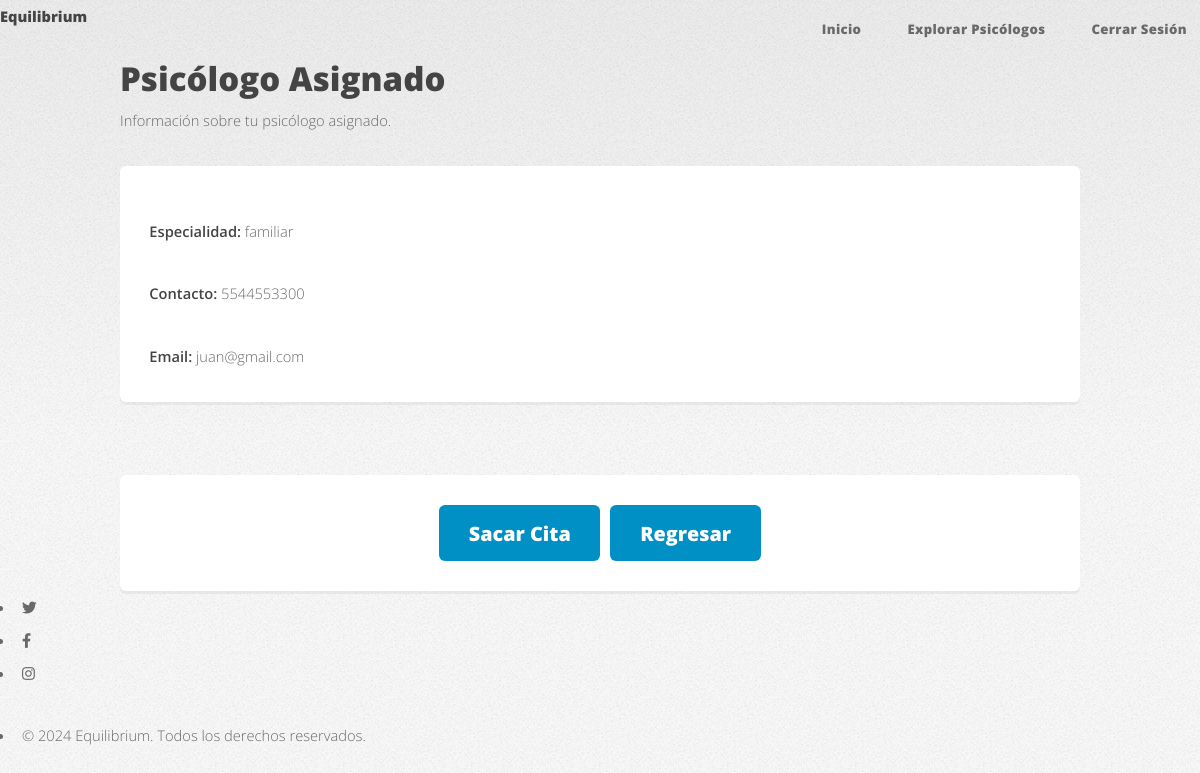
The app's page /student/view_assigned_psychologist/ (signed in) with its own data.
### main/models.py (models this page shows, shortened)
class Psychologist(models.Model):
    user = models.OneToOneField(User, on_delete=models.CASCADE, related_name='psychologist_profile')
    name = models.CharField(max_length=100)
    age = models.IntegerField()
    email = models.EmailField(unique=True)
    specialty = models.CharField(max_length=100)
    phone_number = models.CharField(max_length=15)

### main/views.py (the view)
# urls.py: path('student/view_assigned_psychologist/', views.view_assigned_psychologist, name='view_assigned_psychologist'),
@login_required
def view_assigned_psychologist(request):
    student = request.user.student_profile  # Obtener el perfil del estudiante
    psychologist = student.psychologist  # Psicólogo asignado al estudiante
    if psychologist is None:
        return render(request, 'view_assigned_psychologist.html', {
            'error': 'No tienes un psicólogo asignado actualmente.'
        })
    return render(request, 'view_assigned_psychologist.html', {
        'psychologist': psychologist
    })

### main/templates/view_assigned_psychologist.html (shortened to what this page needs)
<!DOCTYPE html>
<html lang="es">
<head>
    {% load static %}
    <link rel="stylesheet" href="{% static 'css/fontawesome-all.min.css' %}">
    <link rel="stylesheet" href="{% static 'css/main.css' %}">
</head>
<body class="is-preload">
    <div id="page-wrapper">
        <header id="header">
            <h1 id="logo"><a href="{% url 'home' %}">Equilibrium</a></h1>
            <nav id="nav">
                <ul>
                    <li><a href="{% url 'student_home' %}">Inicio</a></li>
                    <li><a href="{% url 'explore_psychologists' %}">Explorar Psicólogos</a></li>
                    <li><a href="{% url 'logout' %}">Cerrar Sesión</a></li>
                </ul>
            </nav>
        </header>
        <section id="main" class="container">
            <header class="major">
                <h2>Psicólogo Asignado</h2>
                <p>Información sobre tu psicólogo asignado.</p>
            </header>
            <section class="box special">
                {% if psychologist %}
                    <p><strong>Especialidad:</strong> {{ psychologist.specialty }}</p>
                    <p><strong>Contacto:</strong> {{ psychologist.phone_number }}</p>
                    <p><strong>Email:</strong> {{ psychologist.user.email }}</p>
                {% else %}
                    <p>No tienes un psicólogo asignado actualmente.</p>
                {% endif %}
            </section>
            <section class="box special button-group">
                {% if psychologist %}
                    <a href="{% url 'psychologist_schedule' psychologist.id %}" class="button primary">Sacar Cita</a>
                {% endif %}
                <a href="{% url 'student_home' %}" class="button">Regresar</a>
            </section>
        </section>
        <footer id="footer">
            <ul class="icons">
                <li><a href="#" class="icon brands fa-twitter"><span class="label">Twitter</span></a></li>
                <li><a href="#" class="icon brands fa-facebook-f"><span class="label">Facebook</span></a></li>
                <li><a href="#" class="icon brands fa-instagram"><span class="label">Instagram</span></a></li>
            </ul>
            <ul class="copyright">
                <li>&copy; 2024 Equilibrium. Todos los derechos reservados.</li>
            </ul>
        </footer>
    </div>
</body>
</html>

### main/templates/view_assigned_psychologist.html (style rules this page uses)
.button-group { display: flex; justify-content: center; gap: 10px; }

### records on screen
Psychologist: specialty "familiar", phone_number "5544553300", user.email "juan@gmail.com"
